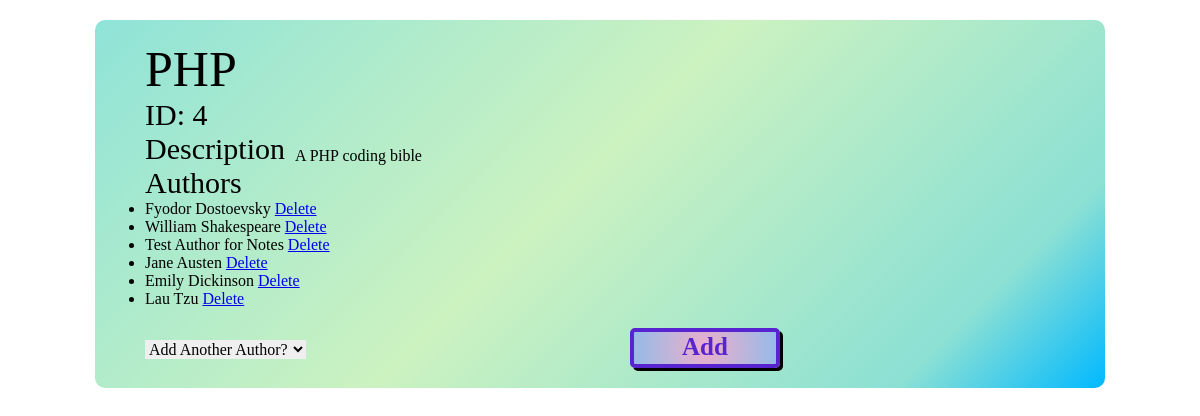
The page /get_book/4 on the database as committed earlier.
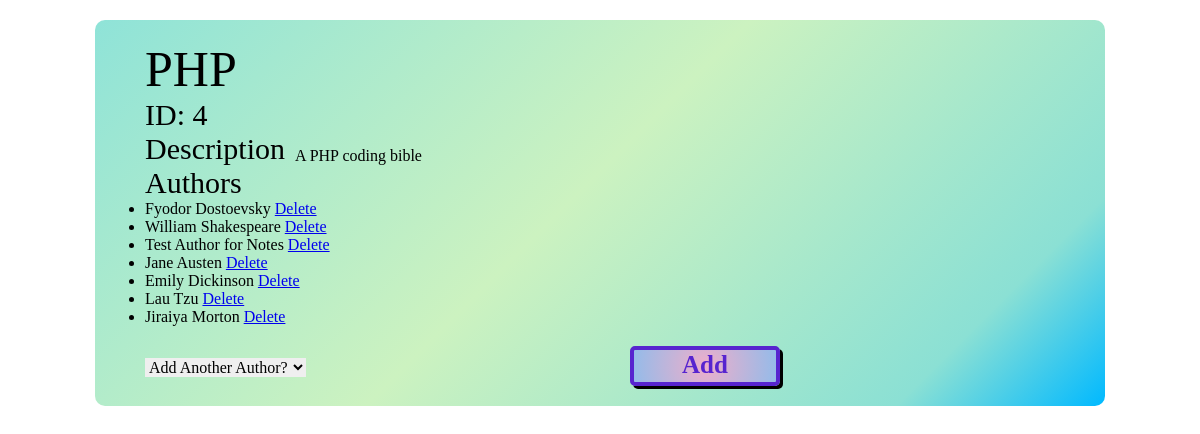
The same page on the database as committed later.
### books_authors_app/models.py (models this page shows, shortened)
class Authors(models.Model):
    first_name = models.CharField(max_length=45)
    last_name = models.CharField(max_length=45)
    notes = models.TextField(default="No notes currently")
    book = models.ManyToManyField(Books, related_name="author")
    created_at = models.DateTimeField(auto_now_add=True)
    updated_at = models.DateTimeField(auto_now=True)

### books_authors_app/views.py (the view)
# urls.py: path('get_book/<int:bookID>', views.get_book),
def get_book(request, bookID):
    this_book = Books.objects.get(id=bookID)
    all_authors = Authors.objects.all()
    context = {
        'this_book' : this_book,
        'all_authors' : all_authors
    }
    return render(request, 'book_info.html', context)

### books_authors_app/templates/book_info.html (shortened to what this page needs)
<!DOCTYPE html>
<html lang='en-US'>
<head>
    {% load static %}
    <link rel='stylesheet' href="{% static 'css/style.css' %}">
</head>
<body>
    <div id='wrapper'>
        <div class="info_div">
            <h1>{{this_book.title}}</h1>
            <h2>ID:  {{this_book.id}}</h2>
            <div class="description_div">
                <h2>Description</h2>
                <p>{{this_book.desc}}</p>
            </div>
            <h2>Authors</h2>
            <ul>
                {% for author in this_book.author.all %}
                <li value="author.id">{{author.first_name}} {{author.last_name}}
                    <a href="delete_author/{{this_book.id}}/{{author.id}}">Delete</a>
                </li>
                {% endfor %}
            </ul>
            <form action="author_to_book/{{this_book.id}}" method="POST">
                <select name="add_author_input">
                    <option value="" disabled selected>Add Another Author?</option>
                </select>
                <button type="submit" value="{{author.id}}" name="author_to_add" class="submit_button">Add</button>
            </form>
        </div>
    </div>
</body>
</html>

Rows that differ between the two databases and show on the page:
added Authors: first_name "Jiraiya", last_name "Morton"
